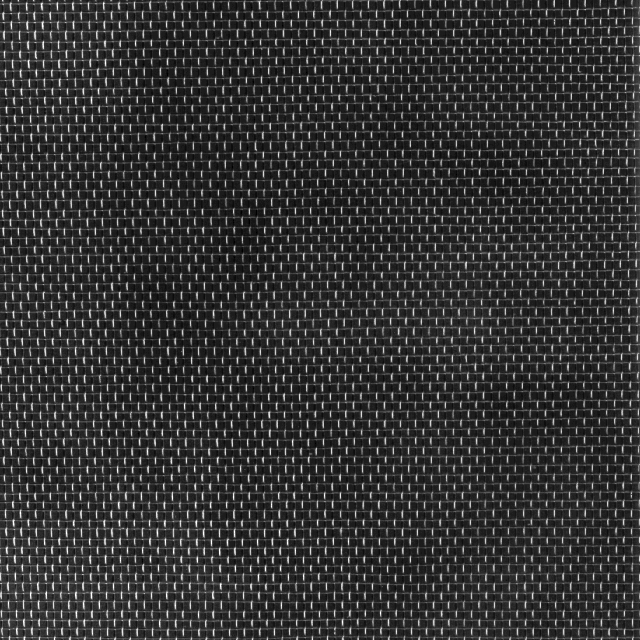
#> input picture texture _Classification/textura/D6.bmp, 640 x 640 px
$ python extract_and_save_fragments.py
#> lines starting #> are read from the running program, lines starting #| are printed output that depends on the picture
from PIL import Image
import os

# Define la ruta base
base_path = "textura"

# Configuración de las imágenes y carpetas
imagenes_carpetas = {
    "D6.bmp": "Ladrillo",
    "D16.bmp": "Tela",
    "D46.bmp": "Malla",
    "D49.bmp": "Madera",
    "D64.bmp": "Azulejo",
    "D101.bmp": "Circulos",
    "Piedras.jpg": "Roca",
    "Piedras3.jpg": "Guijarro"
}

# Tamaño de los fragmentos
fragment_size = 100

# Número de fragmentos a extraer
num_fragments = 4

# Función para extraer fragmentos y guardarlos
def extraer_fragmentos_y_guardar(imagen, carpeta, nombre_base):
#> called with imagen = 'D6.bmp', carpeta = 'textura/Ladrillo', nombre_base = 'Fragmento'
    img = Image.open(os.path.join(base_path, imagen))
#> img is the input picture: PIL image 640x640 RGB; min 0, max 255, mean 52.2
    width, height = img.size
#> width = 640; height = 640

    # Crea la carpeta si no existe
    if not os.path.exists(carpeta):
        os.makedirs(carpeta)

    # Extraer fragmentos
    for i in range(num_fragments):
        # Calcular la posición aleatoria del fragmento
        x = (i * fragment_size) % (width - fragment_size)
        y = ((i * fragment_size) // (width - fragment_size)) * fragment_size % (height - fragment_size)

        # Recortar el fragmento
        fragmento = img.crop((x, y, x + fragment_size, y + fragment_size))

        # Guardar el fragmento
        fragmento.save(os.path.join(carpeta, f"{nombre_base}{i + 1}.bmp"))
#> this loop made 4 passes
#> pass 1, in extraer_fragmentos_y_guardar, `fragmento = img.crop((x, y, x + fragment_size, y + fragment_size))`:
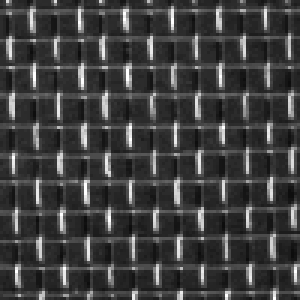
#> fragmento: PIL image 100x100 RGB (shown 3 times larger); min 13, max 255, mean 63.7
#> pass 2, in extraer_fragmentos_y_guardar, `fragmento = img.crop((x, y, x + fragment_size, y + fragment_size))`:
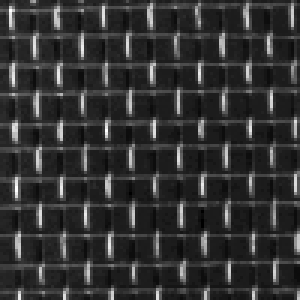
#> fragmento: PIL image 100x100 RGB (shown 3 times larger); min 0, max 255, mean 50.4
#> pass 3, in extraer_fragmentos_y_guardar, `fragmento = img.crop((x, y, x + fragment_size, y + fragment_size))`:
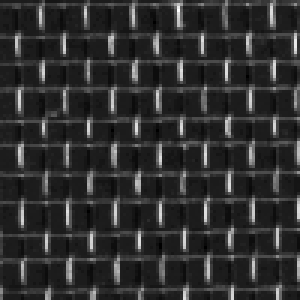
#> fragmento: PIL image 100x100 RGB (shown 3 times larger); min 0, max 255, mean 47.1
#> after the loop:
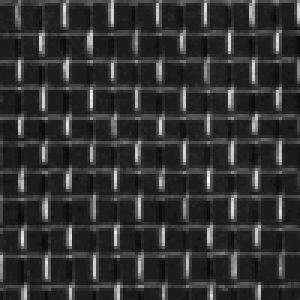
#> fragmento: PIL image 100x100 RGB (shown 3 times larger); min 0, max 255, mean 49.6

# Procesar cada imagen
for imagen, carpeta in imagenes_carpetas.items():
    carpeta_destino = os.path.join(base_path, carpeta)
    extraer_fragmentos_y_guardar(imagen, carpeta_destino, "Fragmento")
#> pass 2 of the loop `for imagen, carpeta in imagenes_carpetas.items():`:
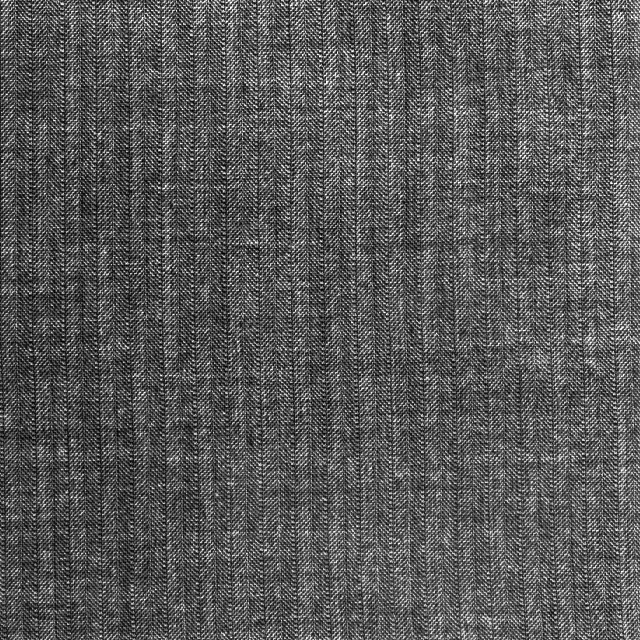
#> input picture texture _Classification/textura/D16.bmp, 640 x 640 px
#> in extraer_fragmentos_y_guardar, img is the input picture: PIL image 640x640 RGB; min 0, max 255, mean 87.9
#> the loop in extraer_fragmentos_y_guardar (call 2), `for i in range(num_fragments):` made 4 passes
#> pass 1, in extraer_fragmentos_y_guardar (call 2), `fragmento = img.crop((x, y, x + fragment_size, y + fragment_size))`:
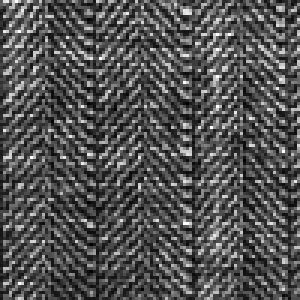
#> fragmento: PIL image 100x100 RGB (shown 3 times larger); min 0, max 255, mean 82.3
#> after the loop in extraer_fragmentos_y_guardar (call 2), `for i in range(num_fragments):`:
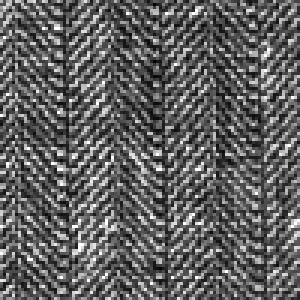
#> fragmento: PIL image 100x100 RGB (shown 3 times larger); min 0, max 255, mean 96.7
#> pass 3 of the loop `for imagen, carpeta in imagenes_carpetas.items():`:
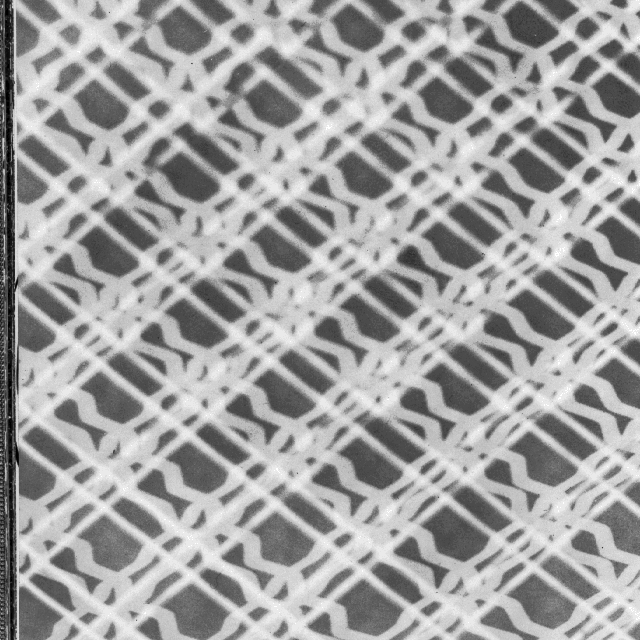
#> input picture texture _Classification/textura/D46.bmp, 640 x 640 px
#> in extraer_fragmentos_y_guardar, img is the input picture: PIL image 640x640 RGB; min 0, max 255, mean 160.2
#> the loop in extraer_fragmentos_y_guardar (call 3), `for i in range(num_fragments):` made 4 passes
#> pass 1, in extraer_fragmentos_y_guardar (call 3), `fragmento = img.crop((x, y, x + fragment_size, y + fragment_size))`:
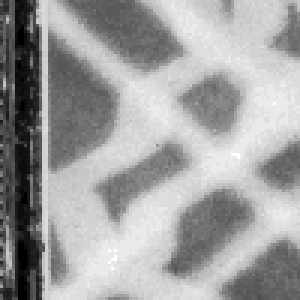
#> fragmento: PIL image 100x100 RGB (shown 3 times larger); min 0, max 255, mean 159.8
#> after the loop in extraer_fragmentos_y_guardar (call 3), `for i in range(num_fragments):`:
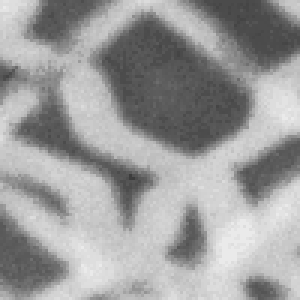
#> fragmento: PIL image 100x100 RGB (shown 3 times larger); min 60, max 234, mean 156.5
#> (the run stopped early here; a loop or call above may not have finished)
